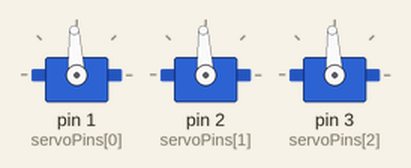
This sketch was run on a simulated Arduino Uno, built with avr-gcc and run on an emulated ATmega328P. Shown: 3 × servo.

Above: at 0.1 s.
At 1.1 s:
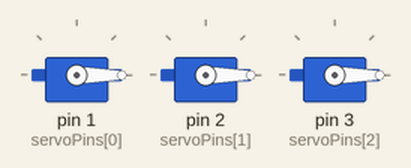
Timing chart, 0 to 2.6 s (numbered marks = the images above):
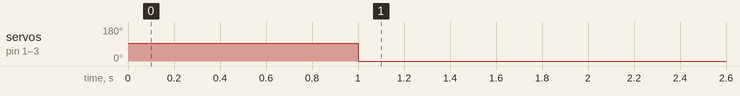

Measured:
- by itself, servo on pin 1 (servoPins[0]), servo on pin 2 (servoPins[1]), servo on pin 3 (servoPins[2]): 93° → 0° at 1.0 s

The sketch:

motor_output.ino
```cpp
//motor output
# include <Servo.h>

const int numberOfMotors = 3;

int motorOutputs[numberOfMotors] = {0,0,0}; // Fake Input For Testing Only

Servo servos[numberOfMotors];
byte servoPins[numberOfMotors] = {1,2,3}; //Assign Pins Here

void setup() {
  for(int i = 0; i < numberOfMotors; i++) {
    servos[i].attach(servoPins[i]);
    servos[i].writeMicroseconds(1500);
  }
  delay(1000); // delay to allow the ESC to recognize the stopped signal
}

void loop() {
  for(int i = 0; i < numberOfMotors; i++) {
    servos[i].writeMicroseconds(motorOutputs[i]);
  }
}
```
